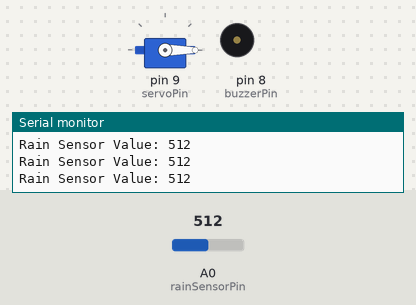
This sketch was run on a simulated Arduino Uno, built with avr-gcc and run on an emulated ATmega328P. Shown: servo, buzzer (waves = sounding, pin HIGH), the last lines printed to the serial monitor. Inputs (shaded band) come from the test bench; at power-on: A0 (rainSensorPin) = 512.

Above: at 1.3 s.
1.4 s: A0 (rainSensorPin) set to 412
2.9 s: A0 (rainSensorPin) set to 385
At 4.0 s:
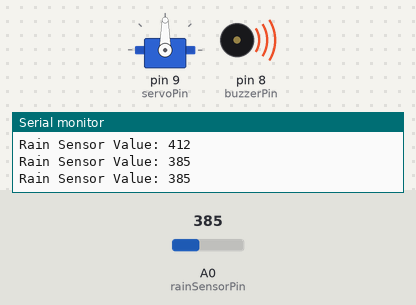
4.5 s: A0 (rainSensorPin) set to 410
At 5.2 s:
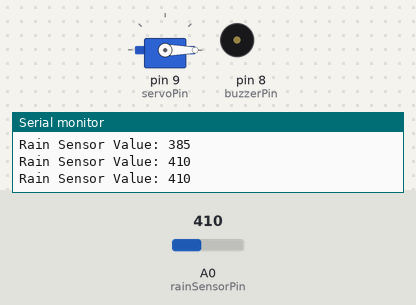
6.0 s: A0 (rainSensorPin) set to 390
At 6.4 s:
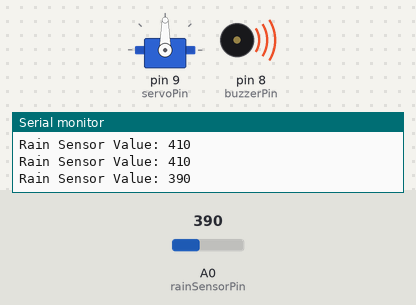
Timing chart, 0 to 8.5 s (numbered marks = the images above; inputs shaded):
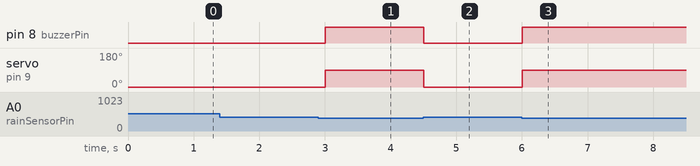

Measured:
- the behaviour switches between 400 and 399 on A0 (rainSensorPin) (found by bisection; images 0 and 1)
- after the input at 2.9 s, pin 8 (buzzerPin): LOW → HIGH after 0.10 s; servo on pin 9 (servoPin): 0° → 90° after 0.10 s
- after the input at 4.5 s, pin 8 (buzzerPin): HIGH → LOW at once; servo on pin 9 (servoPin): 90° → 0° at once
- after the input at 6.0 s, pin 8 (buzzerPin): LOW → HIGH at once; servo on pin 9 (servoPin): 0° → 90° at once

The sketch:

RainSensorSystem.ino
```cpp
#include <Servo.h>

const int rainSensorPin = A0; // Rain Sensor analog output
const int servoPin = 9; // Servo connected to pin 9
const int buzzerPin = 8; // Buzzer connected to pin 8

Servo myServo;

void setup() {
Serial.begin(9600);
myServo.attach(servoPin); // Attach servo to pin 9
pinMode(buzzerPin, OUTPUT); // Buzzer pin set to output
myServo.write(0); // Start with 0° position
}

void loop() {
int rainValue = analogRead(rainSensorPin);
Serial.print("Rain Sensor Value: ");
Serial.println(rainValue);

if (rainValue < 400) { // Rain detected
myServo.write(90); // Servo goes to 90°
digitalWrite(buzzerPin, HIGH); // Buzzer on
} else {
myServo.write(0); // Servo goes to 0°
digitalWrite(buzzerPin, LOW); // Buzzer off
}

delay(500);
}
```
